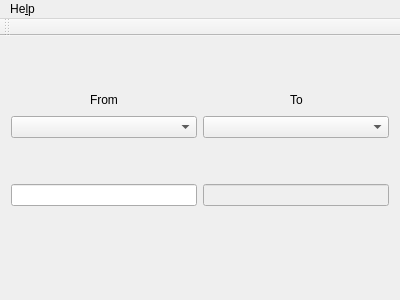
<?xml version="1.0" encoding="UTF-8"?>
<ui version="4.0">
 <class>MainWindow</class>
 <widget class="QMainWindow" name="MainWindow">
  <property name="geometry">
   <rect>
    <x>0</x>
    <y>0</y>
    <width>400</width>
    <height>300</height>
   </rect>
  </property>
  <property name="minimumSize">
   <size>
    <width>400</width>
    <height>300</height>
   </size>
  </property>
  <property name="windowTitle">
   <string>Unit Converter</string>
  </property>
  <widget class="QWidget" name="centralWidget">
   <layout class="QVBoxLayout" name="verticalLayout_4">
    <item>
     <spacer name="verticalSpacer_2">
      <property name="orientation">
       <enum>Qt::Vertical</enum>
      </property>
      <property name="sizeHint" stdset="0">
       <size>
        <width>20</width>
        <height>29</height>
       </size>
      </property>
     </spacer>
    </item>
    <item>
     <layout class="QHBoxLayout" name="horizontalLayout">
      <item>
       <layout class="QVBoxLayout" name="verticalLayout_2">
        <item>
         <layout class="QHBoxLayout" name="horizontalLayout_3">
          <item>
           <spacer name="horizontalSpacer">
            <property name="orientation">
             <enum>Qt::Horizontal</enum>
            </property>
            <property name="sizeHint" stdset="0">
             <size>
              <width>40</width>
              <height>20</height>
             </size>
            </property>
           </spacer>
          </item>
          <item>
           <widget class="QLabel" name="label">
            <property name="text">
             <string>From</string>
            </property>
           </widget>
          </item>
          <item>
           <spacer name="horizontalSpacer_2">
            <property name="orientation">
             <enum>Qt::Horizontal</enum>
            </property>
            <property name="sizeHint" stdset="0">
             <size>
              <width>40</width>
              <height>20</height>
             </size>
            </property>
           </spacer>
          </item>
         </layout>
        </item>
        <item>
         <widget class="QComboBox" name="optFrom"/>
        </item>
        <item>
         <spacer name="verticalSpacer_5">
          <property name="orientation">
           <enum>Qt::Vertical</enum>
          </property>
          <property name="sizeHint" stdset="0">
           <size>
            <width>20</width>
            <height>40</height>
           </size>
          </property>
         </spacer>
        </item>
        <item>
         <widget class="QLineEdit" name="from"/>
        </item>
        <item>
         <spacer name="verticalSpacer">
          <property name="orientation">
           <enum>Qt::Vertical</enum>
          </property>
          <property name="sizeHint" stdset="0">
           <size>
            <width>20</width>
            <height>40</height>
           </size>
          </property>
         </spacer>
        </item>
       </layout>
      </item>
      <item>
       <layout class="QVBoxLayout" name="verticalLayout">
        <item>
         <layout class="QHBoxLayout" name="horizontalLayout_4">
          <item>
           <spacer name="horizontalSpacer_4">
            <property name="orientation">
             <enum>Qt::Horizontal</enum>
            </property>
            <property name="sizeHint" stdset="0">
             <size>
              <width>40</width>
              <height>20</height>
             </size>
            </property>
           </spacer>
          </item>
          <item>
           <widget class="QLabel" name="label_2">
            <property name="text">
             <string>To</string>
            </property>
           </widget>
          </item>
          <item>
           <spacer name="horizontalSpacer_3">
            <property name="orientation">
             <enum>Qt::Horizontal</enum>
            </property>
            <property name="sizeHint" stdset="0">
             <size>
              <width>40</width>
              <height>20</height>
             </size>
            </property>
           </spacer>
          </item>
         </layout>
        </item>
        <item>
         <widget class="QComboBox" name="optTo"/>
        </item>
        <item>
         <spacer name="verticalSpacer_6">
          <property name="orientation">
           <enum>Qt::Vertical</enum>
          </property>
          <property name="sizeHint" stdset="0">
           <size>
            <width>20</width>
            <height>40</height>
           </size>
          </property>
         </spacer>
        </item>
        <item>
         <widget class="QLineEdit" name="to">
          <property name="enabled">
           <bool>false</bool>
          </property>
         </widget>
        </item>
        <item>
         <spacer name="verticalSpacer_3">
          <property name="orientation">
           <enum>Qt::Vertical</enum>
          </property>
          <property name="sizeHint" stdset="0">
           <size>
            <width>20</width>
            <height>40</height>
           </size>
          </property>
         </spacer>
        </item>
       </layout>
      </item>
     </layout>
    </item>
    <item>
     <spacer name="verticalSpacer_4">
      <property name="orientation">
       <enum>Qt::Vertical</enum>
      </property>
      <property name="sizeHint" stdset="0">
       <size>
        <width>20</width>
        <height>40</height>
       </size>
      </property>
     </spacer>
    </item>
   </layout>
  </widget>
  <widget class="QToolBar" name="mainToolBar">
   <attribute name="toolBarArea">
    <enum>TopToolBarArea</enum>
   </attribute>
   <attribute name="toolBarBreak">
    <bool>false</bool>
   </attribute>
  </widget>
  <widget class="QMenuBar" name="menuBar">
   <property name="geometry">
    <rect>
     <x>0</x>
     <y>0</y>
     <width>400</width>
     <height>22</height>
    </rect>
   </property>
   <widget class="QMenu" name="menuAbout">
    <property name="title">
     <string>He&amp;lp</string>
    </property>
    <addaction name="actionAbout"/>
   </widget>
   <addaction name="menuAbout"/>
  </widget>
  <action name="actionAbout">
   <property name="text">
    <string>About</string>
   </property>
  </action>
 </widget>
 <layoutdefault spacing="6" margin="11"/>
 <resources/>
 <connections/>
</ui>
